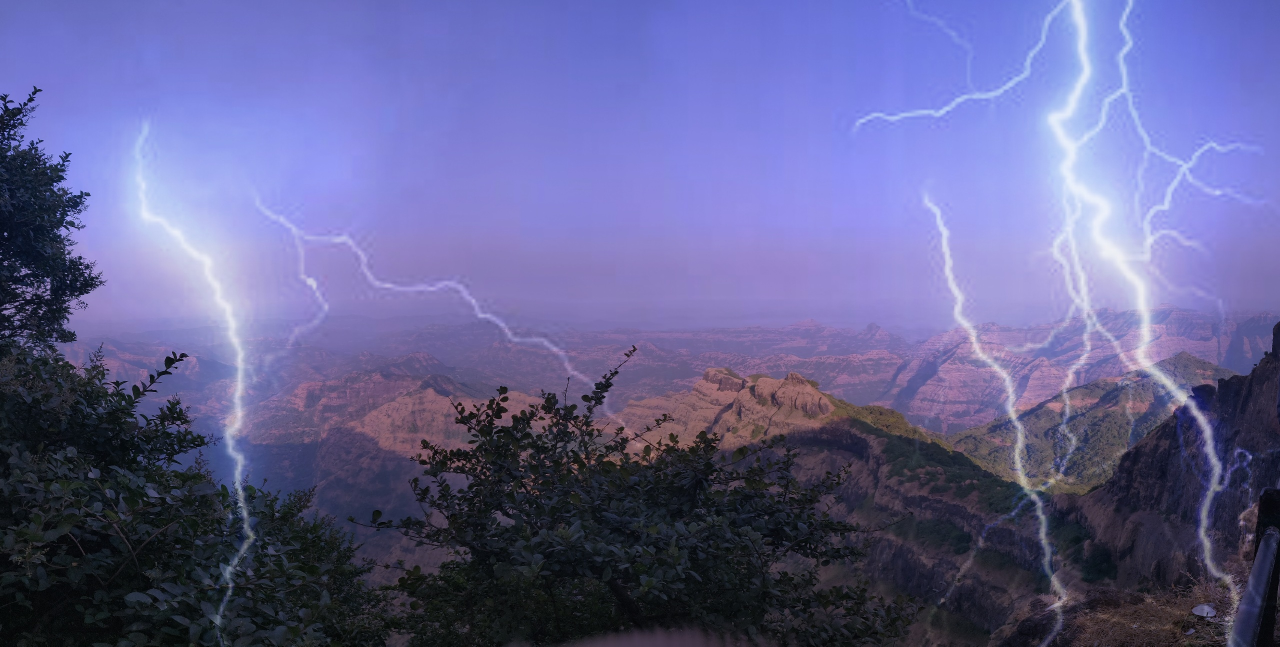
#> input picture imgs/edited.jpg, 2560 x 1293 px, found by its file name (shown at 1/2 size)
$ jupyter execute --allow-errors MainELA.ipynb   (shell and % lines are left out)
#> lines starting #> are read from the running program, lines starting #| are printed output that depends on the picture; pictures that were not available may be replaced by others from this repository, and a replacement may not be noted
[cell 1]
from google.colab import drive

drive.mount('/content/gdrive/', force_remount=True)

[cell 2]
%cd gdrive/MyDrive

[cell 3]
%cd 'Image Tampering '

[cell 4]
import os
import cv2
from PIL import Image, ImageChops, ImageEnhance
import numpy as np

[cell 5]
'''
Does ELA on a given image by calculating abs_diff and
scaling(dynamically brightening, avg extremas)

INPUT: img_path, compression quality for resave

OUTPUT: ELA
'''

def convert_to_ela_image(path, quality):
    temp_filename = 'temp_file_name.jpg'
    ela_filename = 'temp_ela.png'
    image = Image.open(path).convert('RGB')
    image.save(temp_filename, 'JPEG', quality = quality)
    temp_image = Image.open(temp_filename)

    ela_image = ImageChops.difference(image, temp_image)

    extrema = ela_image.getextrema()
    max_diff = sum([ex[1] for ex in extrema])/3
    if max_diff == 0:
        max_diff = 1

    scale = 255.0 / max_diff
    ela_image = ImageEnhance.Brightness(ela_image).enhance(scale)

    return ela_image

**ELA highlights the differences between the JPEG compression level**

There are several factors which can help to  check whether an image has been tampered with or not:

1.  Regions with uniform colouring (eg. Solid wall or sky), should have lower ELA (darker).

2.  Similar edges usually have similar brightness. High-contrast edges will look similar to other high-contrast edges, while low-contrast edges will look similar to other low-contrast edges.
3. Similar textures usually exhibit similar colouring.
4. Regardless of the original colour, all flat surfaces have the same colouring.

# **ELA on Real  Images**

[cell 6]
import matplotlib.pyplot as plt
import random

p = os.path.join('Casia2', 'Real/')
temp = p
p = os.listdir(p)
#print(p)

for i in range(0,5):
    random_img = temp+random.choice(p)
    original = cv2.cvtColor(cv2.imread(random_img),cv2.COLOR_BGR2RGB)/255.0
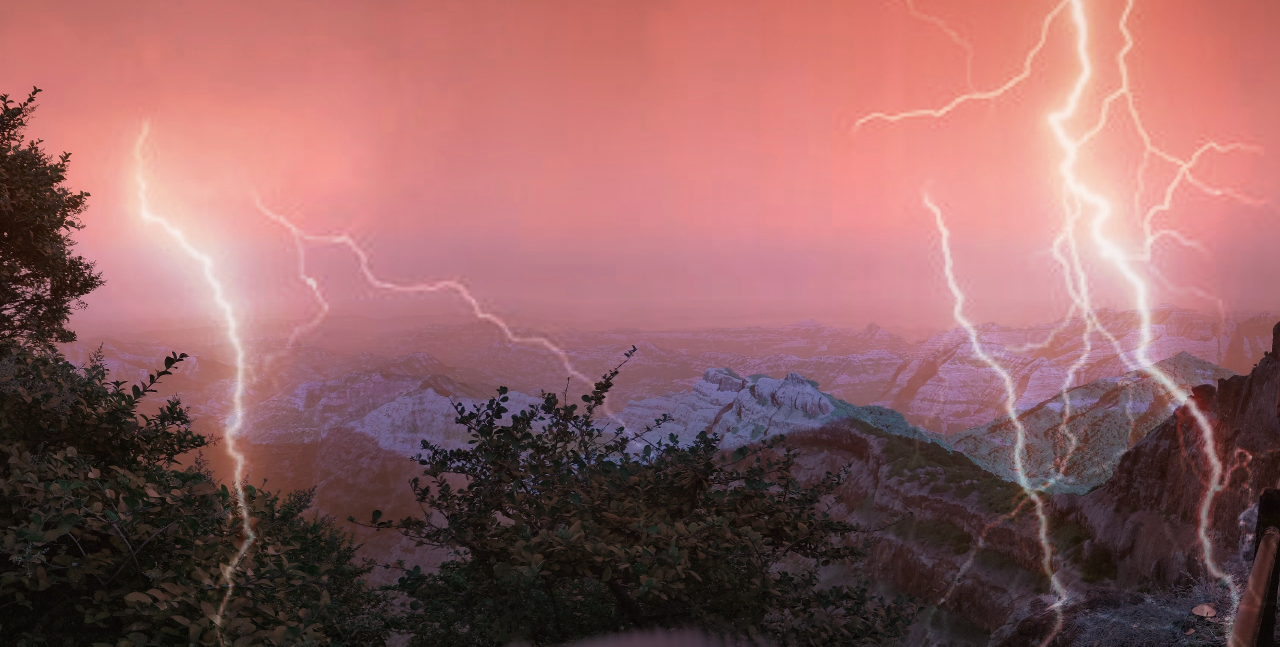
#> original: shape (1293, 2560, 3) float64 (shown at 1/2 size); mean B, G, R 0.387, 0.383, 0.573
    init_value  = 100
    c = 3
    r = 2

    fig=plt.figure(figsize=(10, 5))
    for i in range(1, c*r +1):
        quality = init_value - (i-1) * 5
        img = convert_to_ela_image(path=random_img, quality=quality)
#> in convert_to_ela_image, `extrema = ela_image.getextrema()`: extrema = ((0, 6), (0, 4), (0, 9))
#> in convert_to_ela_image, `max_diff = sum([ex[1] for ex in extrema])/3`: max_diff = 6.33
#> in convert_to_ela_image, `scale = 255.0 / max_diff`: scale = 40.26
#> in convert_to_ela_image, `ela_image = ImageEnhance.Brightness(ela_image).enhance(scale)`:
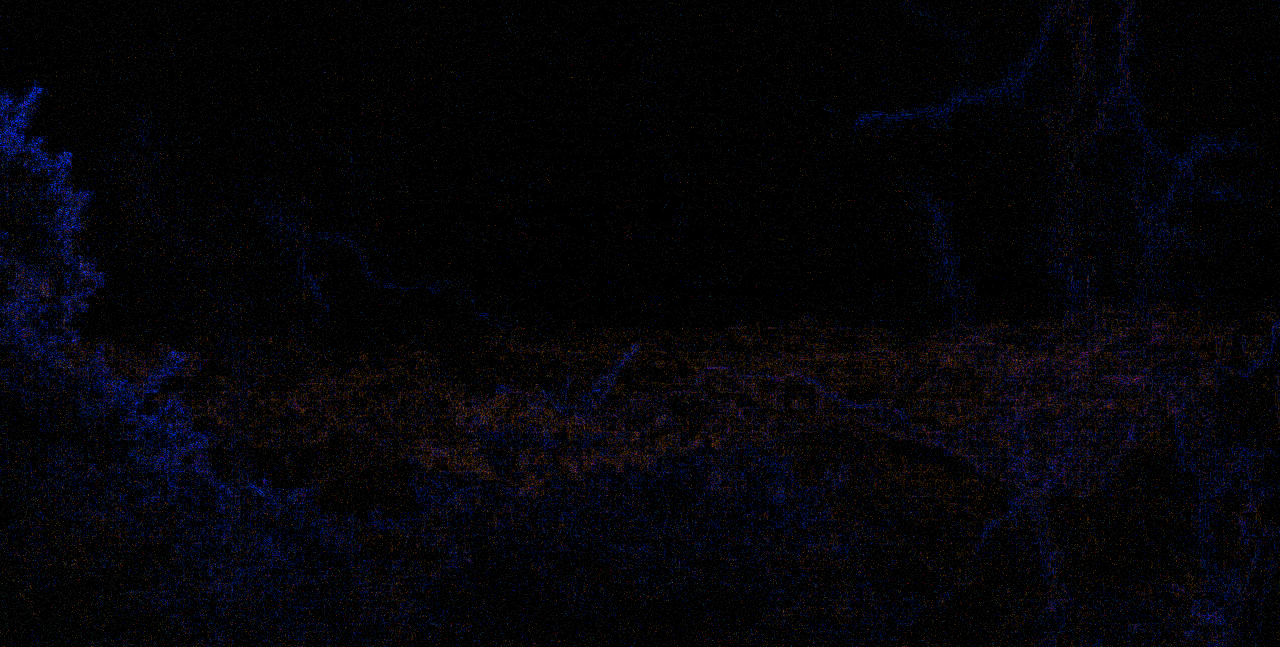
#> ela_image: PIL image 2560x1293 RGB (shown at 1/2 size); mean R, G, B 4.8, 4.4, 8.2
        if i == 1:
            img = original.copy()
        ax = fig.add_subplot(r, c, i)
        ax.title.set_text(f'q: {quality}')
        plt.imshow(img)
    plt.show()
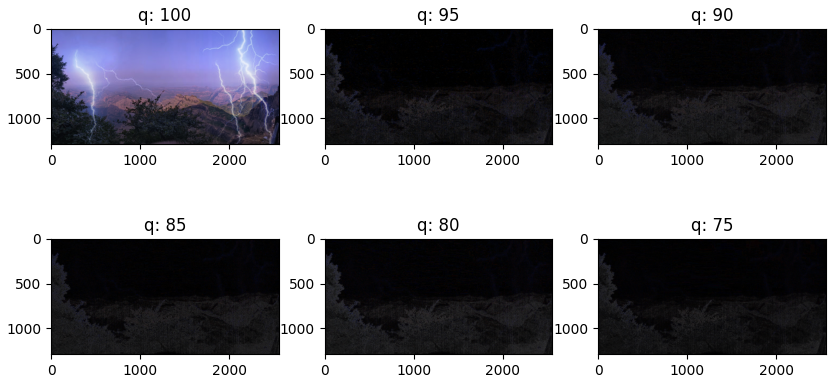
#> figure drawn by matplotlib, 6 panels; B, G, R data is drawn as R, G, B

*Result on Real image shows that the edges are quite similar looking. The Surface has consitency in term of textures. Uniform coloured pixels are reduces to lower values.*

# **ELA on Tampered Images**

[cell 7]
p = os.path.join('Casia2', 'Tampered/')
temp = p
#> temp = 'Casia2/Tampered/'
p = os.listdir(p)
#> p = ['edited.jpg']
#print(p)

for i in range(0,5):
    random_img = temp+random.choice(p)
#> random_img = 'Casia2/Tampered/edited.jpg'
    original = cv2.cvtColor(cv2.imread(random_img),cv2.COLOR_BGR2RGB)/255.0
    init_value  = 100
    c = 3
    r = 2

    fig=plt.figure(figsize=(10, 5))
    for i in range(1, c*r +1):
        quality = init_value - (i-1) * 5
        img = convert_to_ela_image(path=random_img, quality=quality)
        if i == 1:
            img = original.copy()
        ax = fig.add_subplot(r, c, i)
        ax.title.set_text(f'q: {quality}')
        plt.imshow(img)
    plt.show()

*Result on Tampered image clearly highlights the different contrast among edges. Although Uniform coloured pixels are reduces to lower values, surface do not have uniformity in textures.*

Various Compression Quality values affects the resultant ELA differenlty. Although as we lower the value of quality, there isnt much substantial difference between the earlier and current resave. Hence, Quality can be anything above 80, and purely subjective.

*Code for trackbar tweaking:*
[link text](https://)

[cell 8]
'''
Function for data preprocessing
  1. Convert to ELA
  2. Resize
  3. Flatten
  4. Normalize
'''

def prepare_image(image_path):
    return np.array(convert_to_ela_image(image_path, 90).resize((128,128))).flatten() / 255.0

CASIA2.0 Has .jpg, .tig, and some of .bmp and .png images. Everything else tha .jpg(and .jpeg) is redundant, since we are applying ELA.

Error Level Analysis works only with lossy compressions(jpg).

[cell 9]
X = []
#> X = []
Y = []

Real_path = 'Casia2/Real/'
Tampered_path = 'Casia2/Tampered/'

paths = [Real_path,Tampered_path]

label = 0
for i in paths:
    print(f"Processing {i} Images:")
    for name in os.listdir(i):
        img_path = os.path.join(i,name)
        if img_path.endswith('.jpeg') or img_path.endswith('.jpg'):
            img = prepare_image(image_path=img_path)
            X.append(img)
            Y.append(label)
            if len(Y)%1000==0:
                print(f"\tProcessed {len(Y)} images")
    label=1

[cell 10]
print("Total no of Real Images: ",Y.count(0))
print("Total no of Tampered Images: ",Y.count(1))

[cell 11]
from keras.utils.np_utils import to_categorical

X = np.array(X).astype("float64")
#> (the rest of this cell did not finish here and is left out)

**Data Imbalance**

Dropping 5000 samples from X to balance the data

This we can use for testing

[cell 12]
X_test = X[:5000]
Y_test = Y[:5000]

Y = Y[5000:]
X = X[5000:]
#> X = empty array
